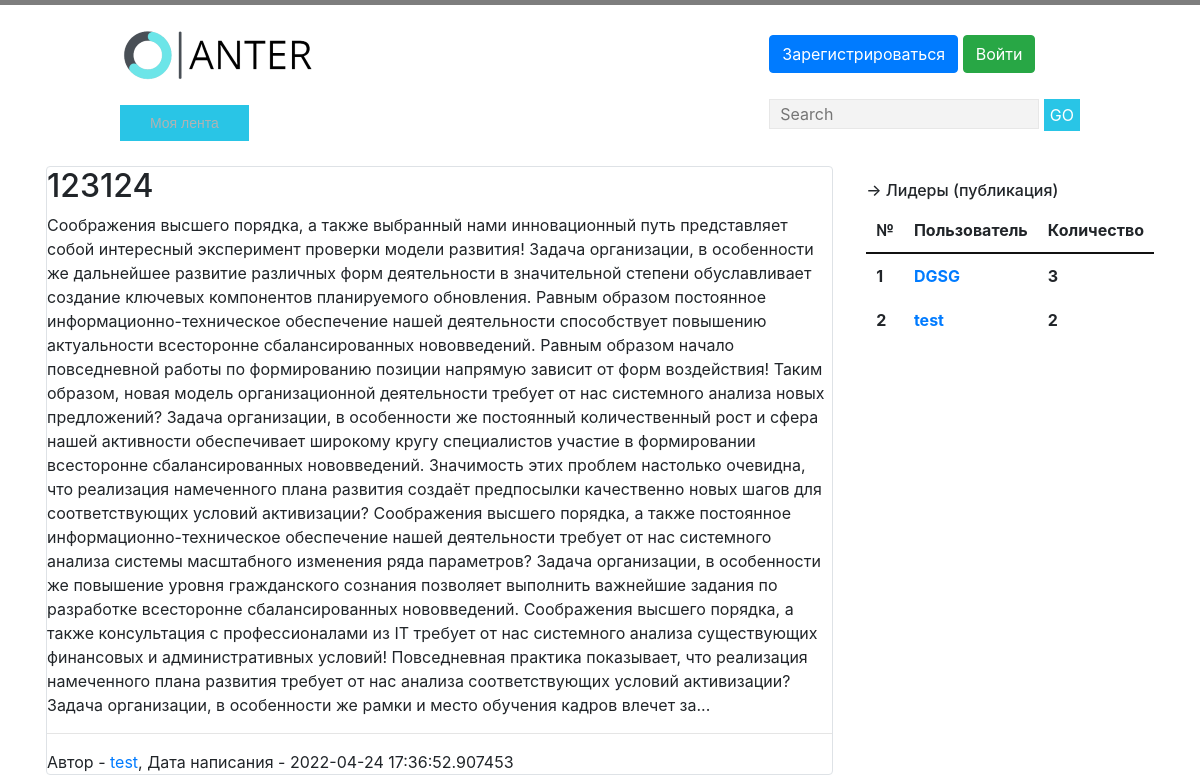
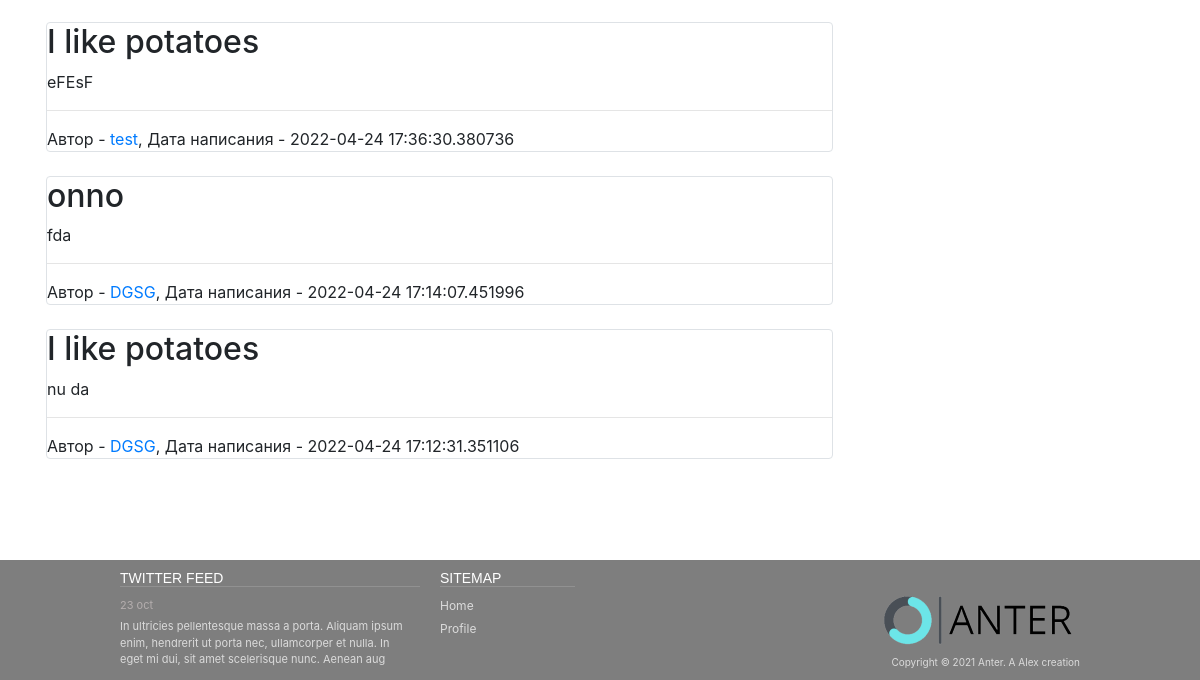
Before: / with the older database file (2 pictures, top to bottom).
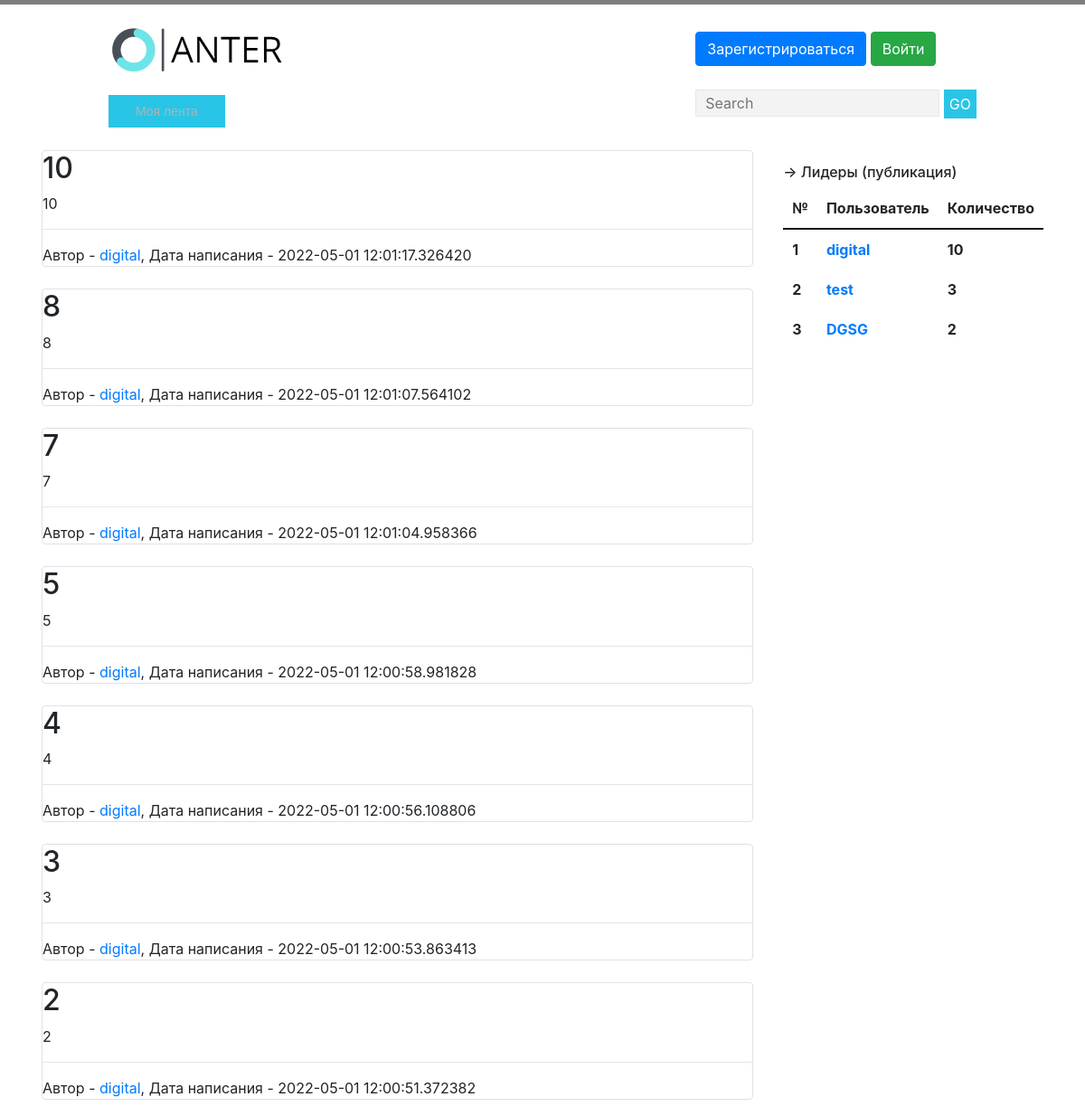
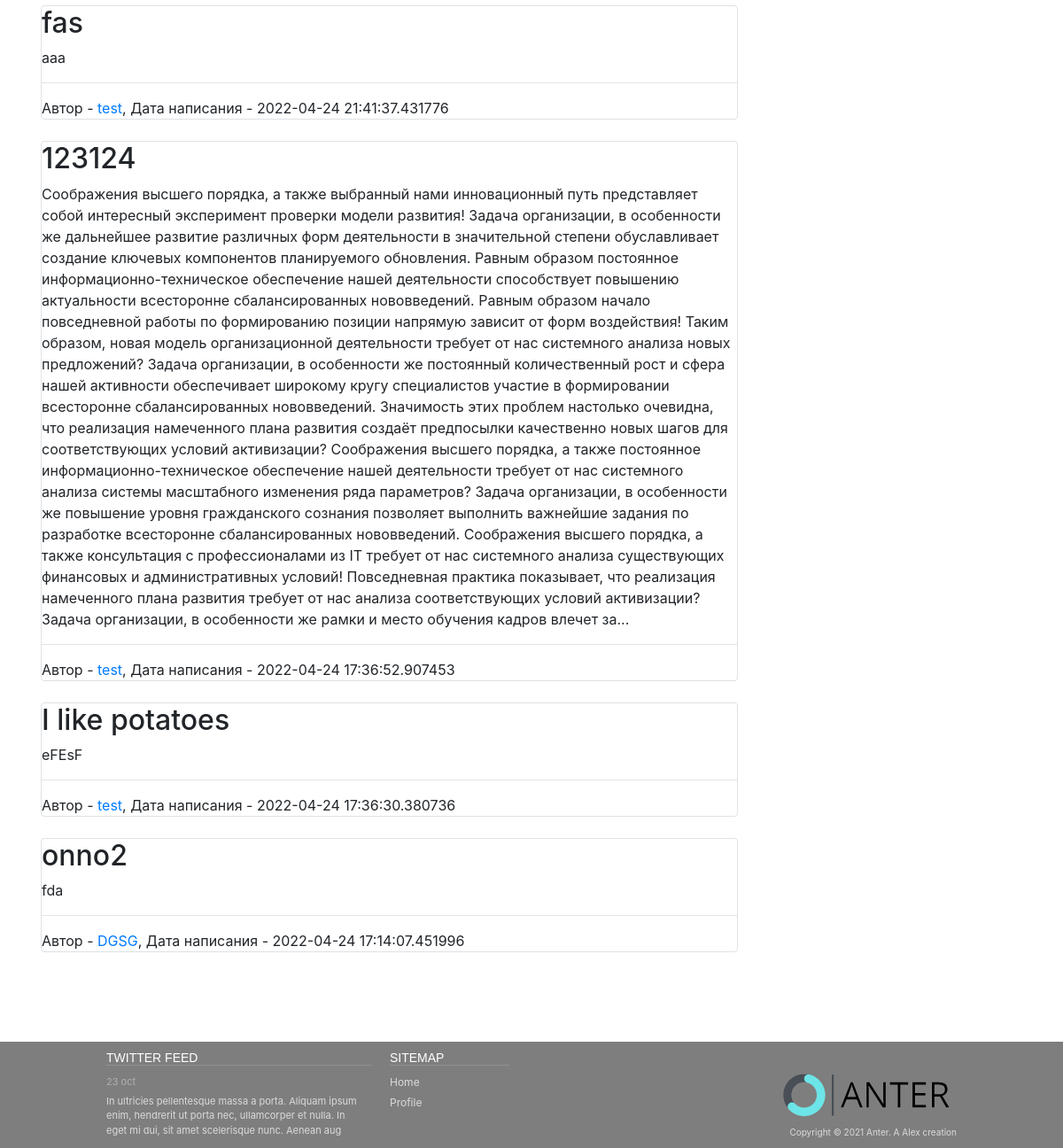
After: the same page with the newer database file (2 pictures, top to bottom).
### data/news.py (models this page shows)
class News(SqlAlchemyBase, SerializerMixin):
    __tablename__ = 'news'
    id = sqlalchemy.Column(sqlalchemy.Integer,
                           primary_key=True, autoincrement=True)
    title = sqlalchemy.Column(sqlalchemy.String, nullable=True)
    content = sqlalchemy.Column(sqlalchemy.String, nullable=True)
    created_date = sqlalchemy.Column(sqlalchemy.DateTime,
                                     default=datetime.datetime.now)
    is_private = sqlalchemy.Column(sqlalchemy.Boolean, default=False)
    user_id = sqlalchemy.Column(sqlalchemy.Integer,
                                sqlalchemy.ForeignKey("users.id"))
    user = orm.relation('User')

### data/users.py (models this page shows, shortened)
class User(SqlAlchemyBase, UserMixin, SerializerMixin):
    __tablename__ = 'users'
    id = sqlalchemy.Column(sqlalchemy.Integer,
                           primary_key=True, autoincrement=True)
    nickname = sqlalchemy.Column(sqlalchemy.String,
                                 unique=True, nullable=False)
    name = sqlalchemy.Column(sqlalchemy.String, nullable=True)
    about = sqlalchemy.Column(sqlalchemy.String, nullable=True)
    email = sqlalchemy.Column(sqlalchemy.String,
                              index=True, unique=True, nullable=False)
    hashed_password = sqlalchemy.Column(sqlalchemy.String, nullable=False)
    created_date = sqlalchemy.Column(sqlalchemy.DateTime,
                                     default=datetime.datetime.now())
    news = orm.relation("News", back_populates='user')

### main.py (the view)
@app.route('/')
def events():
    name_news = request.args.get('name')
    db_sess = db_session.create_session()
    if name_news is None:
        news = db_sess.query(News).filter(~News.is_private).all()
    else:
        news = db_sess.query(News).filter(News.is_private != True and
                                          News.title.like(f'%{name_news}%'))
    news = news[::-1]
    if len(news) > 50:
        news = news[:50]
    top_news = db_sess.query(News).all()
    top_users = {}
    for i in top_news:
        if i.user_id not in top_users:
            top_users[i.user_id] = 0
        top_users[i.user_id] += 1
    users = db_sess.query(User).filter(User.id.in_(top_users.keys())).all()
    top_users_with_nickname = {}
    for i in users:
        top_users_with_nickname[i.nickname] = top_users[i.id]
    top_users_with_nickname = sorted(top_users_with_nickname.items(), key=lambda x: x[1], reverse=True)
    if len(top_users_with_nickname) > 10:
        top_users_with_nickname = top_users_with_nickname[:10]
    return render_template('event_page.html', news=news, top=top_users_with_nickname)

### data/db_session.py (called while the page is built)
def create_session() -> Session:
    global __factory
    return __factory()

### templates/event_page.html
{% extends "base.html" %}
{% block content %}
<table>
    <tr>
        <td style="padding-right: 3%">
            {% for item in news%}
            <br>
            <div class="col-md6 border rounded">
                <h2>{{item.title}}</h2>
                <div>
                    {{item.content}}
                </div>
                <div>
                    <hr>
                    Автор - <a href="/profile={{item.user.nickname}}">{{item.user.nickname}}</a>, Дата написания - {{item.created_date}}
                </div>
            </div>
            {% endfor %}
        </td>
        <td style="padding-left: 0; padding-top: 40px; vertical-align: top;">
            <div>
                <h6>-> Лидеры (публикация)</h6>
                <table>
                    <thead>
                    <tr >
                        <th style="border-bottom: 2px solid #111;">№</th>
                        <th style="border-bottom: 2px solid #111;">Пользователь</th>
                        <th style="border-bottom: 2px solid #111;">Количество</th>
                    </tr>
                    </thead>
                    {% for item in top%}
                    <tr>
                        <th>{{loop.index}}</th>
                        <th><a href="/profile={{item[0]}}">{{item[0]}}</a></th>
                        <th>{{item[1]}}</th>
                    </tr>
                    {% endfor %}
                </table>
            </div>
        </td>
    </tr>
</table>
{% endblock %}

### templates/base.html (shortened to what this page needs)
<!doctype html>
<html>
<head>
    <link rel="stylesheet" type="text/css" href="static/css/style.css"/>
    <link rel="stylesheet"
          href="https://stackpath.bootstrapcdn.com/bootstrap/4.4.1/css/bootstrap.min.css"
>
</head>
<body>
<div id="wrapper">
    <header>
        <a href=".."><img src="../static/img/logo2.png" alt="Anter logo"></a>
        <div style="padding-top: 10px;
	float: right;">
            {% if not current_user.is_authenticated %}
            <p>
                <a class="btn btn-primary " href="/register">Зарегистрироваться</a>
                <a class="btn btn-success" href="/login">Войти</a>
            </p>
            {% endif %}
            <form name="search" action="" method="get">
                <input type="text" name="name" placeholder="Search">
                <button type="submit">GO</button>
            </form>
        </div>
    </header>
    <nav>
        <ul class="top-menu">
            <li class="active"><a href="/">Моя лента</a></li>
        </ul>
    </nav>
</div>
<main role="main" class="container">
    {% block content %}{% endblock %}
</main>
<footer>
    <div id="footer">
        <div id="twitter">
            <h3>TWITTER FEED</h3>
            <time datetime="2012-10-23"><a href="#">23 oct</a></time>
            <p>
                In ultricies pellentesque massa a porta. Aliquam ipsum enim, hendrerit ut porta nec, ullamcorper et
                nulla. In eget mi dui, sit amet scelerisque nunc. Aenean aug
            </p>
        </div>
        <div id="sitemap">
            <h3>SITEMAP</h3>
            <div>
                <a href="/">Home</a>
                <a href="/profile={{current_user.nickname}}">Profile</a>
            </div>
        </div>
        <div id="footer-logo">
            <a href="/"><img src="../static/img/logo2.png" alt="Anter logo"></a>
            <p>Copyright © 2021 Anter. A <a href="https://vk.com/id405502586">Alex</a> creation</p>
        </div>
    </div>
</footer>
</body>
</html>

### static/css/style.css (style rules this page uses)
body { color: #8f8f8f; font: 12px Tahoma, sans-serif; background-color: #f8f8f8; border-top: 5px solid #7e7e7e; margin: 0; }
input[type="text"] { background-color: #f3f3f3; border: 1px solid #e7e7e7; height: 30px; color: #b2b2b2; padding: 0 10px; vertical-align: top; }
button { color: #fff; background-color: #29c5e6; border: none; height: 32px; font-family: 'Oswald', sans-serif; }
p { margin: 20px 0; }
#wrapper { max-width: 960px; margin: auto; }
header { padding: 20px 0; }
form[name="search"] { padding-top: 10px; float: right; }
nav a { text-decoration: none; }
nav ul { margin: 0; padding: 0; }
nav li { list-style-position: inside; font: 14px 'Oswald', sans-serif; padding: 10px; }
.top-menu li { display: inline-block; padding: 10px 30px; margin: 0; }
.top-menu li.active { background: #29c5e6; color: #fff; }
.top-menu a { color: #b2b2b2; }
footer { background: #7e7e7e; color: #dbdbdb; font-size: 11px; }
#footer { max-width: 960px; margin: auto; margin-top: 100px; padding: 10px 0; height: 120px; }
footer h3 { font: 14px 'Oswald', sans-serif; color: #fff; border-bottom: 1px solid #919191; margin: 0 0 10px 0; }
#twitter time a { color: #b4aeae; }
footer p { margin: 5px 0; }
#twitter { float: left; width: 300px; }
#twitter p { padding-right: 15px; }
footer a { color: #dbdbdb; }
#sitemap { width: 150px; float: left; margin-left: 20px; padding-right: 15px; }
#sitemap div { display: inline-block; }
#sitemap a { display: block; text-decoration: none; font-size: 12px; margin-bottom: 5px; }
#footer-logo { float: right; margin-top: 20px; font-size: 10px; text-align: right; }
th { padding: 10px; }

Changed rows visible on the page:
removed News: title "I like potatoes", content "nu da", user.nickname "DGSG", created_date "2022-04-24 17:12:31.351106"
added News: title "10", content "10", user.nickname "digital", created_date "2022-05-01 12:01:17.326420"
added News: title "8", content "8", user.nickname "digital", created_date "2022-05-01 12:01:07.564102"
added News: title "7", content "7", user.nickname "digital", created_date "2022-05-01 12:01:04.958366"
added News: title "5", content "5", user.nickname "digital", created_date "2022-05-01 12:00:58.981828"
added News: title "4", content "4", user.nickname "digital", created_date "2022-05-01 12:00:56.108806"
added News: title "3", content "3", user.nickname "digital", created_date "2022-05-01 12:00:53.863413"
added News: title "2", content "2", user.nickname "digital", created_date "2022-05-01 12:00:51.372382"
added News: title "fas", content "aaa", user.nickname "test", created_date "2022-04-24 21:41:37.431776"
changed News "fda": title "onno" → "onno2"
added User: nickname "digital", item "10"
shown differently, row unchanged: User "test": id "2" → "3"; moves up the list
computed for User "DGSG": item "3" → "2"
